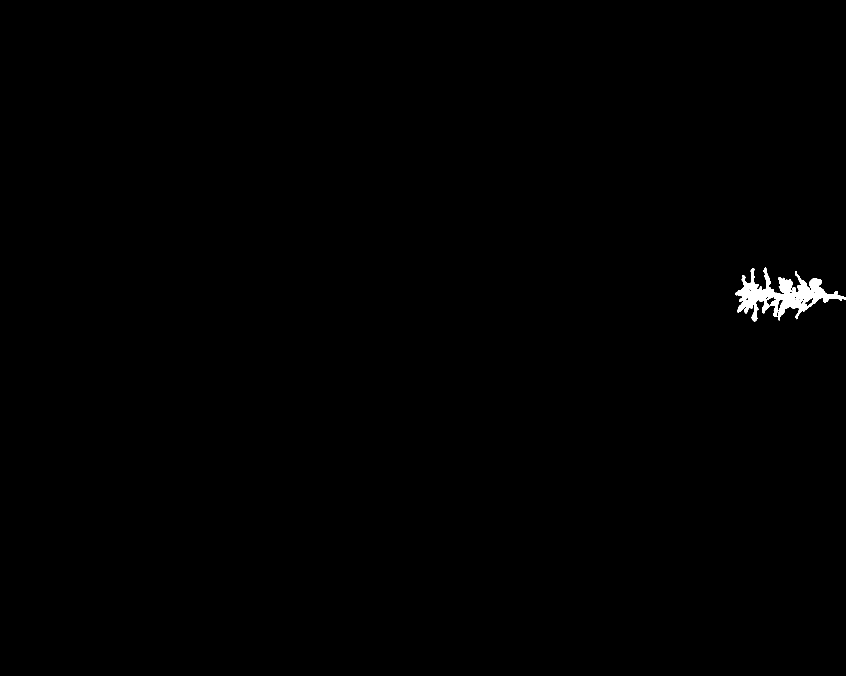
#> input picture RGB_sideview/example_data/mask.png, 3384 x 2704 px (shown at 1/4 size)
$ jupyter execute example_analysis.ipynb
#> lines starting #> are read from the running program, lines starting #| are printed output that depends on the picture; after the words box and inside, x2 and y2 are one past the last pixel; in counts of white or black regions, pixels touching at a corner belong together
# RGB side-view example
The first step of image analysis is the segmentation, for this we recommend an instance segmentation algorithm. In the NPEC greenhouse a deeplab v3 algorithm is used to process the images.

After the plant is segmented from the image, information about the plant can be extracted like it's height, number of green pixels, width. Or additional deeplearning networks can be used to find fruits, flowers or other objects in the images. In this example will keep things simple and limit it the work to width, height and plant pixels.

This is an example workflow using bundled sample data. The current `D:\Maarten\M5\Data` export does not contain matching input files for this notebook.

[cell 1]
# Imports
import os
import cv2
import colorsys
import math
import numpy as np
import plotly.express as px
import plotly.graph_objs as go
from plotly.subplots import make_subplots
from sklearn.cluster import KMeans

[cell 2]
# Load data
foldername = "example_data"
mask_filename = foldername + os.sep + "mask.png"
mask_img = cv2.imread(str(mask_filename), -1)
#> mask_img: shape (2704, 3384); 0.36% white; 1 white region, box (x1, y1, x2, y2) and area: (2940, 1070, 3384, 1286) 33351
mask_img = cv2.rotate(mask_img, cv2.ROTATE_90_CLOCKWISE)
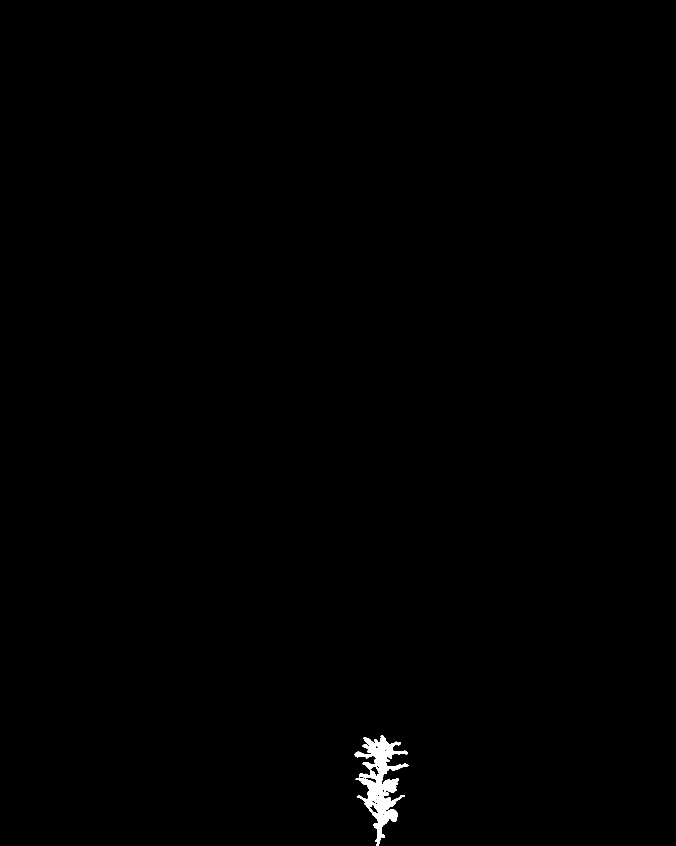
#> mask_img: shape (3384, 2704) (shown at 1/4 size); 0.36% white; 1 white region

masked_filename = foldername + os.sep + "masked.png"
masked_img = cv2.imread(str(masked_filename), -1)
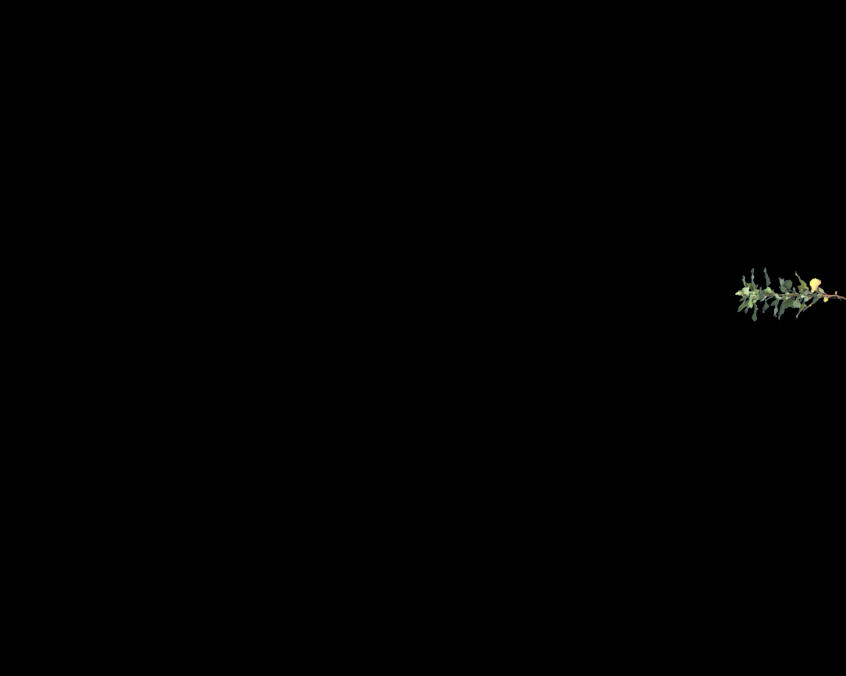
#> input picture RGB_sideview/example_data/masked.png, 3384 x 2704 px (shown at 1/4 size)
#> masked_img is the input picture: shape (2704, 3384, 3); mean B, G, R 0.3, 0.4, 0.4
masked_img = cv2.rotate(masked_img, cv2.ROTATE_90_CLOCKWISE)
#> masked_img: shape (3384, 2704, 3)

Helper functions

[cell 3]
def boundingbox(mask_img, debug = False):
    """Determine width and height using a bounding box approach
    Draw a straigth boundingbox around the contour, as shown here:
    https://docs.opencv.org/3.1.0/dd/d49/tutorial_py_contour_features.html
    """
    contours, _ = cv2.findContours(mask_img, cv2.RETR_EXTERNAL, cv2.CHAIN_APPROX_SIMPLE)
    x, y, width, height = cv2.boundingRect(contours[0])

    if debug:
        debug_img = mask_img.copy()
        debug_img = cv2.cvtColor(debug_img, cv2.COLOR_GRAY2BGR)
        # draw only contour 0, used for the height meassurements
        cv2.drawContours(debug_img, contours, 0, (255, 0, 0), 3)
        # Draw all contours
        # cv2.drawContours(debug_img, contours, -1, (255, 0, 0), 3)
        cv2.rectangle(debug_img, (x, y), (x + width, y + height), (0, 255, 0), 2)
        return debug_img, (x, y), width, height
    return (x, y), width, height

def ellipse_fit(mask_img, debug):
    """Fit an elipse to the first contour, find the minor and major axis
    Returns the axis closest to vertical as height and the other as width
    """
    contours, _ = cv2.findContours(mask_img, cv2.RETR_EXTERNAL, cv2.CHAIN_APPROX_SIMPLE)
    ellipse = cv2.fitEllipse(contours[0])
    width, height = compute_axis(ellipse)
    if debug:
        return ellipse, width, height
    return width, height


def compute_axis(ellipse, image=None):
    """Compute the start & end coordinates of the axis
    Called with the ellipse and optional the image to draw the axis on.
    see; https://stackoverflow.com/questions/62698756/opencv-calculating-orientation-angle-of-major-and-minor-axis-of-ellipse"""
    (xc, yc), (d1, d2), angle = ellipse
    radius = [d1/2, d2/2]
    radius.sort(reverse=True)

    # Longest axis red, shortest axis blue
    colors = [(255, 0, 0), (0, 0, 255)]
    angle_dist = {}
    for i, d_axis in enumerate(radius):
        if angle > 90:
            angle = angle - 90
        else:
            angle = angle + 90
        angle_dist[angle] = d_axis * 2
        x1 = xc + math.cos(math.radians(angle))*d_axis
        y1 = yc + math.sin(math.radians(angle))*d_axis
        x2 = xc + math.cos(math.radians(angle+180))*d_axis
        y2 = yc + math.sin(math.radians(angle+180))*d_axis
        if image is not None:
            cv2.line(image, (int(x1), int(y1)), (int(x2), int(y2)), colors[i], 3)
    if image is not None:
        return image
    # Angle of 0 is horizontal, 90 degrees is vertical.
    width = angle_dist[min(angle_dist.keys())]
    height = angle_dist[max(angle_dist.keys())]
    return width, height

def resize_image(image, width=None, height=None, inter=cv2.INTER_AREA):
    ''' Function to resize an image and keep its original aspect ratio '''
    # initialize the dimensions of the image to be resized and grab the image size
    dim = None
    (h, w) = image.shape[:2]

    # if both the width and height are None, then return the original image
    if width is None and height is None:
        return image
    if width is None:
        # calculate the ratio of the height and construct the dimensions
        r = height / float(h)
        dim = (int(w * r), height)
    else:
        r = width / float(w)
        dim = (width, int(h * r))
    return cv2.resize(image, dim, interpolation=inter)

def add_margin(param, img_shape, margin=50, axis=0):
    """Add margin to the bounding box coordinate for X or Y axis.
    axis=0 for Y (rows), axis=1 for X (columns)
    """
    size = img_shape[axis]
    param_min = max(param - margin, 0)
    param_max = min(param + margin, size)
    return param_min, param_max

## Shape analysis

[cell 4]
def pixel_count(mask_img):
    """Return the number of non-zero pixels in the mask"""
    pixel_count = np.count_nonzero(mask_img != 0)
    return pixel_count

[cell 5]
pixel_c = pixel_count(mask_img)
#> in pixel_count, `pixel_count = np.count_nonzero(mask_img != 0)`: pixel_count = 33351
#> pixel_c = 33351
print(f"pixel count: {pixel_c}")
#| pixel count: 33351

[cell 6]
debug_img, _, width, height = boundingbox(mask_img, True)
#> in boundingbox, `contours, _ = cv2.findContours(mask_img, cv2.RETR_EXTERNAL, cv2.CHAIN_..`: contours = 1 contour; box (x1, y1, x2, y2) and area: (1418, 2940, 1634, 3384) 33180
#> in boundingbox, `x, y, width, height = cv2.boundingRect(contours[0])`: x = 1418; y = 2940; width = 216; height = 444
#> in boundingbox, `debug_img = cv2.cvtColor(debug_img, cv2.COLOR_GRAY2BGR)`: debug_img: shape (3384, 2704, 3); 0.36% white; 1 white region
#> width = 216; height = 444
print(f"width: {width}, height: {height}")
#| width: 216, height: 444

ellipse, e_width, e_height = ellipse_fit(mask_img, True)
#> in ellipse_fit, `ellipse = cv2.fitEllipse(contours[0])`: ellipse = ((1521.5, 3128.1), (168, 398.5), 2.59)
#> in compute_axis, `(xc, yc), (d1, d2), angle = ellipse`: xc = 1521.5; yc = 3128.1; d1 = 168; d2 = 398.5; angle = 2.59
#> in compute_axis, `radius = [d1/2, d2/2]`: radius = [84.02, 199.2]
#> the loop in compute_axis, `for i, d_axis in enumerate(radius):` made 2 passes
#> (d_axis, angle, x1, y1, x2, y2) on passes 1 to 2: (199.2, 92.59, 1512.5, 3327.1, 1530.5, 2929.1), (84.02, 2.59, 1605.4, 3131.9, 1437.6, 3124.3)
#> after the loop in compute_axis, `for i, d_axis in enumerate(radius):`: angle = 2.59; angle_dist = {92.59: 398.5, 2.59: 168}
#> in compute_axis, `width = angle_dist[min(angle_dist.keys())]`: width = 168
#> in compute_axis, `height = angle_dist[max(angle_dist.keys())]`: height = 398.5
#> in ellipse_fit, `width, height = compute_axis(ellipse)`: width = 168; height = 398.5
#> ellipse = ((1521.5, 3128.1), (168, 398.5), 2.59); e_width = 168; e_height = 398.5
cv2.ellipse(debug_img, ellipse, (0, 255, 0), 3)
debug_img = compute_axis(ellipse, debug_img)
#> the loop in compute_axis (call 2), `for i, d_axis in enumerate(radius):` made 2 passes
print(f"Ellipse width: {round(e_width,2)}, height: {round(e_height,2)}")
#| Ellipse width: 168.04, height: 398.48

[cell 7]
# Example: Crop debug_img to bounding box with margin, resize, and display inline
margin = 50
(x, y), width, height = boundingbox(mask_img)
#> x = 1418; y = 2940
y_min, y_max = add_margin(y, debug_img.shape, margin, axis=0)
#> in add_margin, `param_min = max(param - margin, 0)`: param_min = 2890
#> in add_margin, `param_max = min(param + margin, size)`: param_max = 2990
#> y_min = 2890; y_max = 2990
x_min, x_max = add_margin(x, debug_img.shape, margin, axis=1)
#> x_min = 1368; x_max = 1468
x_max = max(x_max, debug_img.shape[1])
#> x_max = 2704
cropped_img = debug_img[y_min:y+height+margin, x_min:x+width+margin]
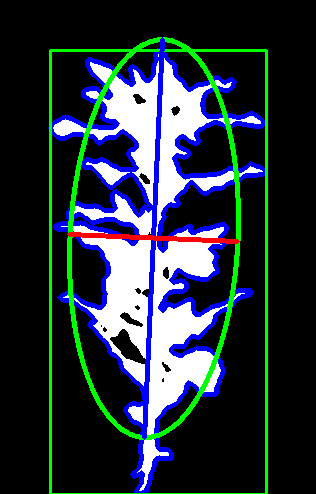
#> cropped_img: shape (494, 316, 3); mean B, G, R 59.9, 50.6, 38.9

if cropped_img.shape[0] == 0 or cropped_img.shape[1] == 0:
    print("Warning: Cropped image has zero height or width. Check the mask and bounding box.")
else:
    cropped_img = resize_image(cropped_img, height=700)
#> in resize_image, `return cv2.resize(image, dim, interpolation=inter)`:
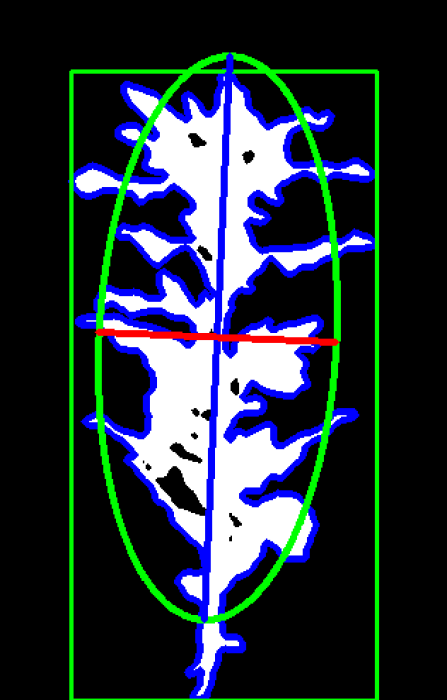
#> returned value: shape (700, 447, 3); mean of channels 0, 1, 2 59.9, 50.6, 38.9; drawn as B, G, R
    fig = px.imshow(cv2.cvtColor(cropped_img, cv2.COLOR_BGR2RGB), title='Debug Preview (Cropped with Margin)')
    fig.update_xaxes(showticklabels=False)
    fig.update_yaxes(showticklabels=False)
    fig.show()

## Color analysis
Segmentation is never perfect which explains the blue clusters. The other clusters and the number of pixels of pixels/cluster might in some cases contain information about the plants health.

[cell 8]
def color_histogram(image, mask, hsv = False, n_clusters = 51):
    """ compute the counts per color in the image, with an option to select the number of return values
        Bins are used to group the colors
        MiniBatchKMeans sampled the background to often, instead the image is resized and fed into normal kmeans
        """
    if hsv:
        image = cv2.cvtColor(image, cv2.COLOR_BGR2HSV)

    # use boundingbox to only analyse the part of the image that contain plant
    (x, y), width, height = boundingbox(mask)
    plant_img = image[y:y+height, x:x+width, :]
    # apply k-means using the specified number of clusters and
    # then create the quantized image based on the predictions
    # Mini batch is used instead of normal kmeans to lower the computation time
    plant_img = plant_img.reshape((plant_img.shape[0] * plant_img.shape[1], 3))
    kmean = KMeans(n_clusters = n_clusters)
    labels = kmean.fit_predict(plant_img)
    clusters = kmean.cluster_centers_.astype("uint8")
    # Remove background cluster
    return clusters[clusters != [0, 0, 0]].reshape(n_clusters-1, 3)

def sort_by_hue(clusters):
    # Prepare data for plotting, sorted by hue (rainbow order) with hover info

    rgb_norm = clusters / 255.0
    hsv = np.array([colorsys.rgb_to_hsv(*rgb) for rgb in rgb_norm])
    idx = np.argsort(hsv[:,0])
    return clusters[idx]

[cell 9]
clusters = color_histogram(masked_img, mask_img)
#> in color_histogram, `(x, y), width, height = boundingbox(mask)`: x = 1418; y = 2940; width = 216; height = 444
#> in color_histogram, `plant_img = image[y:y+height, x:x+width, :]`:
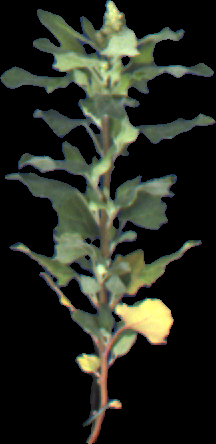
#> plant_img: shape (444, 216, 3); mean B, G, R 32.6, 42.1, 38.4
#> clusters = 50 rows, first 8: [91, 116, 100], [123, 198, 231], [72, 93, 75], [93, 118, 157], [144, 204, 186], [88, 58, 38], [114, 164, 144], [71, 105, 115]
hsv_clusters = color_histogram(masked_img, mask_img, True)
#> in color_histogram (call 2), `image = cv2.cvtColor(image, cv2.COLOR_BGR2HSV)`: image: shape (3384, 2704, 3); mean H, S, V 0.2, 0.3, 0.5
#> in color_histogram (call 2), `plant_img = image[y:y+height, x:x+width, :]`: plant_img: shape (444, 216, 3); mean H, S, V 19.2, 26.9, 44.4
#> hsv_clusters = 50 rows, first 8: [31, 112, 105], [21, 84, 128], [71, 56, 97], [25, 107, 231], [166, 39, 106], [43, 74, 150], [41, 66, 192], [52, 54, 96]

[cell 10]
sorted_rgb_clusters = sort_by_hue(clusters)
#> in sort_by_hue, `rgb_norm = clusters / 255.0`: rgb_norm = 50 rows, first 8: [0.357, 0.455, 0.392], [0.482, 0.776, 0.906], [0.282, 0.365, 0.294], [0.365, 0.463, 0.616], [0.565, 0.8, 0.729], [0.345, 0.227, 0.149], [0.447, 0.643, 0.565], [0.278, 0.412, 0.451]
#> in sort_by_hue, `hsv = np.array([colorsys.rgb_to_hsv(*rgb) for rgb in rgb_norm])`: hsv = 50 rows, first 8: [0.393, 0.216, 0.455], [0.551, 0.468, 0.906], [0.357, 0.226, 0.365], [0.602, 0.408, 0.616], [0.45, 0.294, 0.8], [0.0667, 0.568, 0.345], [0.433, 0.305, 0.643], [0.538, 0.383, 0.451]
#> in sort_by_hue, `idx = np.argsort(hsv[:,0])`: idx = 50 values, max 49 at index 21, min 0 at index 16, mean 24.5
#> sorted_rgb_clusters = 50 rows, first 8: [91, 69, 56], [88, 58, 38], [99, 87, 44], [93, 89, 74], [72, 67, 42], [118, 119, 58], [99, 106, 85], [74, 81, 62]
sorted_hsv_clusters = sort_by_hue(hsv_clusters)
#> in sort_by_hue (call 2), `rgb_norm = clusters / 255.0`: rgb_norm = 50 rows, first 8: [0.122, 0.439, 0.412], [0.0824, 0.329, 0.502], [0.278, 0.22, 0.38], [0.098, 0.42, 0.906], [0.651, 0.153, 0.416], [0.169, 0.29, 0.588], [0.161, 0.259, 0.753], [0.204, 0.212, 0.376]
#> in sort_by_hue (call 2), `hsv = np.array([colorsys.rgb_to_hsv(*rgb) for rgb in rgb_norm])`: hsv = 50 rows, first 8: [0.486, 0.723, 0.439], [0.569, 0.836, 0.502], [0.728, 0.423, 0.38], [0.6, 0.892, 0.906], [0.912, 0.765, 0.651], [0.618, 0.713, 0.588], [0.639, 0.786, 0.753], [0.659, 0.458, 0.376]
#> sorted_hsv_clusters = 50 rows, first 8: [104, 102, 85], [100, 130, 89], [103, 159, 94], [89, 149, 133], [31, 112, 105], [44, 92, 91], [28, 129, 128], [11, 139, 175]

sorted_cluster_colors = [f'rgb({int(r)},{int(g)},{int(b)})' for r, g, b in sorted_rgb_clusters]
#> sorted_cluster_colors = 50 items, first 6: 'rgb(91,69,56)', 'rgb(88,58,38)', 'rgb(99,87,44)', 'rgb(93,89,74)', 'rgb(72,67,42)', 'rgb(118,119,58)'
sorted_hsv_colors = [f'rgb({int(r)},{int(g)},{int(b)})' for r, g, b in sorted_hsv_clusters]
#> sorted_hsv_colors = 50 items, first 6: 'rgb(104,102,85)', 'rgb(100,130,89)', 'rgb(103,159,94)', 'rgb(89,149,133)', 'rgb(31,112,105)', 'rgb(44,92,91)'

# Add hover text with RGB values
rgb_hovertext = [f'RGB: ({int(r)}, {int(g)}, {int(b)})' for r, g, b in sorted_rgb_clusters]
#> rgb_hovertext = 50 items, first 6: 'RGB: (91, 69, 56)', 'RGB: (88, 58, 38)', 'RGB: (99, 87, 44)', 'RGB: (93, 89, 74)', 'RGB: (72, 67, 42)', 'RGB: (118, 119, 58)'
hsv_hovertext = [f'RGB: ({int(r)}, {int(g)}, {int(b)})' for r, g, b in sorted_hsv_clusters]
#> hsv_hovertext = 50 items, first 6: 'RGB: (104, 102, 85)', 'RGB: (100, 130, 89)', 'RGB: (103, 159, 94)', 'RGB: (89, 149, 133)', 'RGB: (31, 112, 105)', 'RGB: (44, 92, 91)'

fig = make_subplots(rows=2, cols=1, subplot_titles=("RGB Clusters (Rainbow Order)", "HSV Clusters (Rainbow Order)"))

fig.add_trace(
    go.Bar(x=list(range(len(sorted_rgb_clusters))), y=[1]*len(sorted_rgb_clusters), marker_color=sorted_cluster_colors, showlegend=False, hovertext=rgb_hovertext, hoverinfo="text"),
    row=1, col=1
)
fig.add_trace(
    go.Bar(x=list(range(len(sorted_hsv_clusters))), y=[1]*len(sorted_hsv_clusters), marker_color=sorted_hsv_colors, showlegend=False, hovertext=hsv_hovertext, hoverinfo="text"),
    row=2, col=1
)

fig.update_layout(height=400, width=800, title_text="Cluster Color Histograms (Rainbow Order)")
fig.update_yaxes(visible=False)
fig.show()
